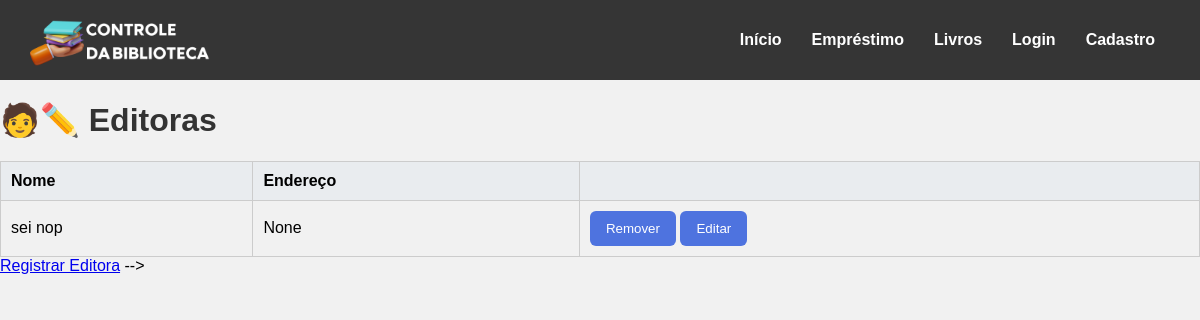
Page /editoras (signed in) on the earlier database version.
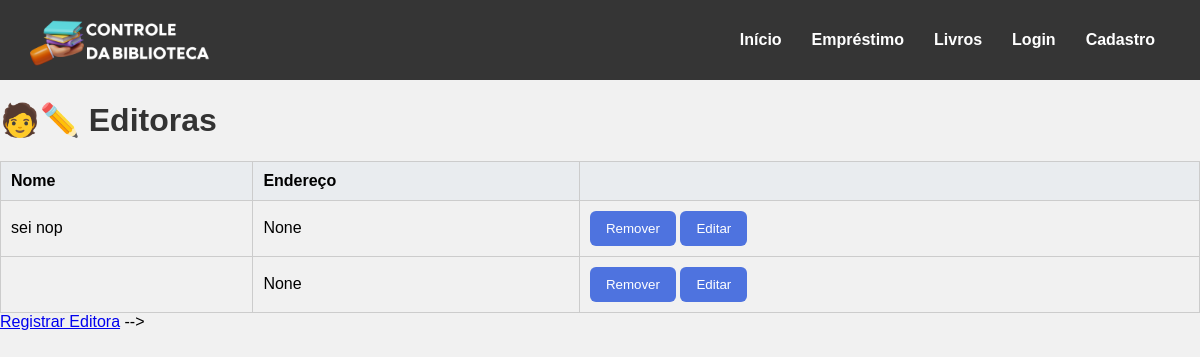
Same page on the later database version.
### tables this page shows
CREATE TABLE editoras (
    id_editora INTEGER PRIMARY KEY AUTOINCREMENT,
    nome_editora VARCHAR(255) NOT NULL,
    endereco_editora TEXT
);

### app.py (the view)
@app.route('/editoras', methods=["GET","POST"])
@login_required
def editoras():
    conexao = obter_conexao()
    editoras = conexao.execute('SELECT * FROM editoras').fetchall()
    conexao.close()
    return render_template('editoras.html', editoras = editoras)

### app.py (called while the page is built)
@login_manager.user_loader
def load_user(user_id):
    return User.achar_email(user_id)

### database.py (called while the page is built)
def obter_conexao():
    conexao = sqlite3.connect('livros.db')
    conexao.execute("PRAGMA foreign_keys = ON")
    conexao.row_factory = sqlite3.Row
    return conexao

### modelos/__init__.py (called while the page is built)
    @classmethod
    def achar_email(cls, email):
        conexao = obter_conexao()
        sql = "SELECT * FROM usuarios WHERE email = ?"
        resultado = conexao.execute(sql, (email,)).fetchone()
        if resultado:
            return User(
                email=resultado['email'],
                nome=resultado['nome_usuario'],
                senha=resultado['senha_usuario'],
                numero_telefone=resultado['numero_telefone'],
                data_inscricao=resultado['data_inscricao']
            )
        return None

### templates/editoras.html (shortened to what this page needs)
{% extends 'base.html'%}
{% block conteudo %}
    <h1>🧑✏️ Editoras</h1>
    {% if editoras %}
    <table border="1">
        <tr>
            <th>Nome</th>
            <th>Endereço</th>
            <th></th>
        </tr>
        {% for editora in editoras %}
        <tr>
            <td>{{ editora.nome_editora }}</td>
            <td>{{ editora.endereco_editora }}</td>
            <td>
                <a>
                    <form action="{{ url_for('remover_editora', id = editora.id_editora) }}" method="post" style="display:inline;">
                    <button type="submit">Remover</button>
                    </form>
                </a>
                <a href="{{ url_for('editar_editora', id = editora.id_editora) }}"><button type="button">Editar</button></a>
            </td>
        </tr>
        {% endfor %}
    </table>
    {% else %}
        <p>Nenhuma editora cadastrada.</p>
    {% endif %}
    <a href="{{url_for('registrar_editora')}}">Registrar Editora</a> -->
{% endblock %}

Differences in the rows shown:
added editoras: endereco_editora "None"
